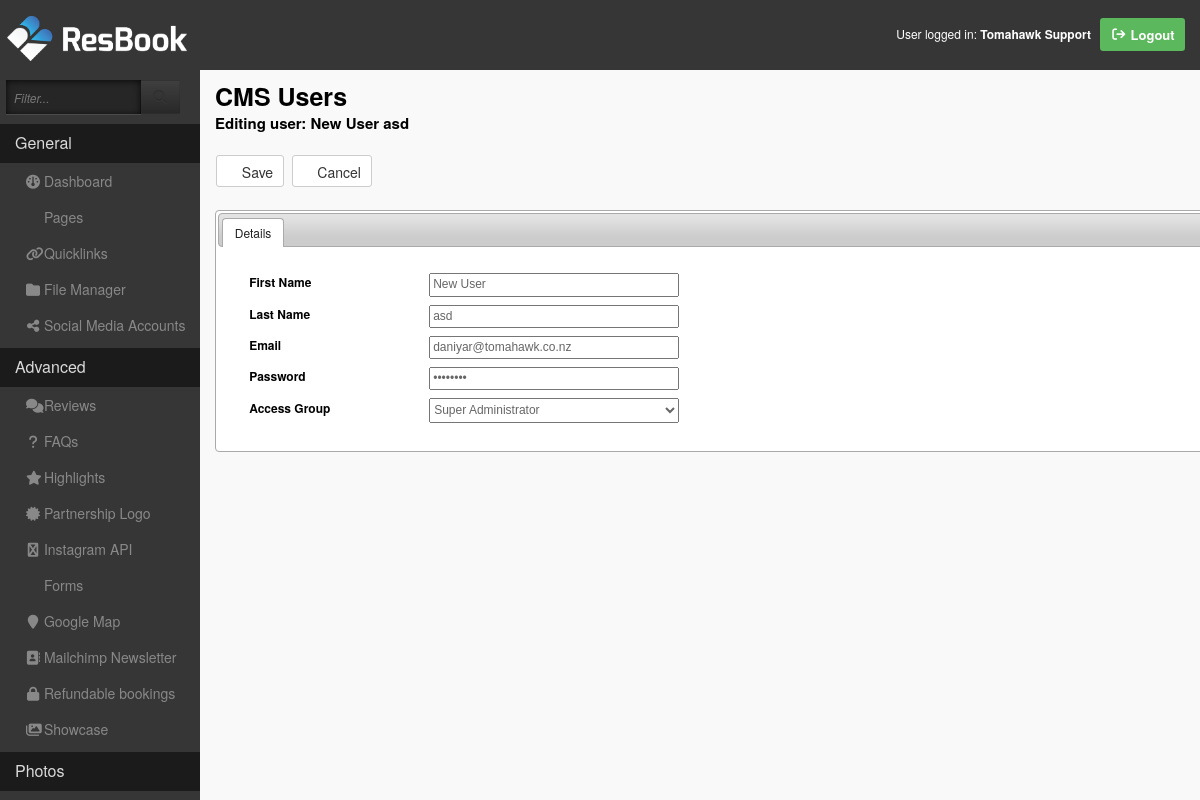
The app's page /jmcr-cms/?do=users&action=edit&id=25 (signed in) with its own data.
### tables this page shows
CREATE TABLE `cms_users` (
  `user_id` int(11) NOT NULL COMMENT 'Primary key for user',
  `user_fname` varchar(45) NOT NULL COMMENT 'User''s firstname',
  `user_lname` varchar(45) DEFAULT NULL COMMENT 'User''s lastname',
  `user_pass` varchar(255) DEFAULT NULL COMMENT 'User''s password (recommended as being sha256)',
  `user_email` varchar(100) DEFAULT NULL COMMENT 'User''s email address',
  `last_login_date` datetime DEFAULT NULL,
  `access_id` int(11) DEFAULT 1 COMMENT 'User''s rights - whether they are admin, banned, general user etc. This is totally customisable and is up to the programmer.'
);

### functions/func_db.php (called while the page is built, shortened)
<?php
function runQuery($sql)
{
	global $cConnection, $dedicatedConn;
  	$dedicatedConn = mysqli_connect($cConnection->m_ServerName, $cConnection->m_UserName, $cConnection->m_Password, $cConnection->m_DatabaseName);
	mysqli_query($dedicatedConn, "SET names utf8;");
	$result = mysqli_query($dedicatedConn, $sql);
	if ($result) {
		return $result;
	} else {
		$GLOBALS["error"] = "Lookup failed: " . mysqli_error($dedicatedConn) . $sql;
		return false;
	}
}
function fetchRow($sql)
{
  $result = runQuery($sql);
	if ($result !== '' && $result !== '0') {
		return mysqli_fetch_assoc($result);
	}
	return false;
}
function fetchAll($sql)
{
	$result 		= runQuery($sql);
	$arrOutput 	= [];
	while ($row = mysqli_fetch_assoc($result)){
		$arrOutput[] = $row;
	}
	return $arrOutput;
}

### functions/func_core.php (the view, shortened to what this page needs)
<?php
function requestVar(mixed $var)
{
  $output = $_POST[$var] ?? '';
  if(empty($output))
  {
    $output = $_GET[$var] ?? '';
  }
  return (empty($output)) ? null : $output;
}
function createItemList($sql, $selected='')
{
	$html = '';
	if($sql !== '' && $sql !== '0') {
		$items = fetchAll($sql);
		foreach ($items as $item) {
				$itemInd   = $item['ind'];
				$itemLabel = $item['label'];
				$isSelected = ($itemInd == $selected) ? ' selected="selected"' : '';
				$html .= '<option value="'.$itemInd.'"'.$isSelected.'>';
				$html .= $itemLabel;
				$html .= '</option>';
			}
	}
	return $html;
}
?>

### jmcr-cms/modules/users/views/content.php
<?php
$accessGroupView = 'Sorry, but you can not change your own access group';
if ($userId != USER_ID) {
  $sqlAccessGroup = "SELECT `access_id` AS ind,
      `access_name` AS label
    FROM `cms_accessgroups`";
  $accessGroupView = '<select name="access_id" id="access_id"
    style="width:250px">
      '.createItemList($sqlAccessGroup, $userAccessId).'
    </select>';
}
$tabDetailsContent = '<table width="100%" border="0" cellspacing="0" cellpadding="4">
    <tr>
      <td width="180">
        <label for="user_fname">First Name</label>
      </td>
      <td>
        <input type="text" name="user_fname" id="user_fname" value="'.$userFirstName.'" style="width:250px;" />
      </td>
    </tr>
    <tr>
      <td width="180">
        <label for="user_lname">Last Name</label>
      </td>
      <td>
        <input type="text" name="user_lname" id="user_lname" value="'.$userLastName.'" style="width:250px;" />
      </td>
    </tr>
    <tr>
      <td width="180">
        <label for="user_email">Email</label>
      </td>
      <td>
        <input name="user_email" type="text" id="user_email" value="'.$userEmail.'" style="width:250px;" />
      </td>
    </tr>
    <tr>
      <td width="180">
        <label for="user_pass">Password</label>
      </td>
      <td>
        <input name="user_pass" type="password" id="user_pass"
         value="********" style="width:250px;" onClick="this.value=\'\';"/>
      </td>
    </tr>
    <tr>
      <td width="180">
        <label for="access_id">Access Group</label>
      </td>
      <td>'.$accessGroupView.'</td>
    </tr>
  </table>';
?>

### jmcr-cms/css/styles_dark.css (style rules this page uses)
* { position: relative; }
html, body { height: 100%; }
body { margin-left: 0px; margin-top: 0px; margin-right: 0px; margin-bottom: 0px; background-color: #F9F9F9; font-family: 'sans-serif', Verdana, Arial, Helvetica, sans-serif; font-family: "Helvetica Neue", Helvetica, Arial, sans-serif; font-size: 12px; color: #666666; }
.ui-widget, label { font-family: inherit !important; font-size: inherit !important; }
label[for] { cursor: pointer; }
#container { min-height: 100%; position: relative; }
td { font-size: 12px !important; color: #000000; }
input { color: #666666; font-size: 14px; }
select { color: #666666; font-size: 14px; }
#logo { margin: 5px 0 0 0; }
#logo_wrap { padding: 3px 7px 7px 7px; height: 70px; background: #363636; }
#logo_wrap img { max-width: 100%; }
#header_wrap { background: #363636; height: 70px; width: 100%; position: fixed; top: 0; left: 0; z-index: 5; }
.content-wrapper { padding-top: 100px; }
.content-wrapper.xl { padding-top: 135px; }
.content-wrapper>.col-md-10 { margin-top: 10px; padding-top: 70px; }
#filter-bar { padding: 10px 20px 10px 6px; }
#filter-bar .form-control { padding: 3px 8px; -webkit-border-radius: 0; border-radius: 0; -webkit-box-shadow: rgba(255, 255, 255, 0.1) 0 1px 0, rgba(0, 0, 0, 0.8) 0 1px 7px 0px inset; -moz-box-shadow: rgba(255, 255, 255, 0.1) 0 1px 0, rgba(0, 0, 0, 0.8) 0 1px 7px 0px inset; box-shadow: rgba(255, 255, 255, 0.1) 0 1px 0, rgba(0, 0, 0, 0.8) 0 1px 7px 0px inset; background: #202020; background-color: rgba(0, 0, 0, 0.3); border: 0; color: #fff; }
#search-btn { -webkit-border-radius: 0; border-radius: 0; color: #dadada; text-shadow: 0 -1px 0 rgba(0, 0, 0, 0.25); background-color: #363636; background-image: -moz-linear-gradient(top, #444, #222); background-image: -webkit-gradient(linear, 0 0, 0 100%, from(#444), to(#222)); background-image: -webkit-linear-gradient(top, #444, #222); background-image: -o-linear-gradient(top, #444, #222); background-image: linear-gradient(to bottom, #444, #222); background-repeat: repeat-x; border-color: #222 #222 #000; border-color: rgba(0, 0, 0, 0.1) rgba(0, 0, 0, 0.1) rgba(0, 0, 0, 0.25); }
.main-nav { position: absolute; top: 124px; bottom: 0px; overflow: auto; overflow-x: hidden; width: 100%; }
#loggedin { margin-top: 25px; }
#main-nav-holder { position: fixed; left: 0; top: 0; bottom: 0; background: #363636; overflow: hidden; z-index: 6; padding: 0; }
#module-actions { position: fixed; left: 0; top: 70px; width: 100%; z-index: 5; }
#module-actions>.col-md-10 { background: #F9F9F9; }
select { height: 25px; }
.btn ,.btn:hover { color: #333 !important; font-size: 14px !important; }

### records on screen
cms_users: user_fname "New User", user_lname "asd", user_email "daniyar@tomahawk.co.nz"

### other values on screen
$menu["group_label"] "General"
$menuItem["label"] "Dashboard"
$menuItem["label"] "Pages"
$menuItem["label"] "Quicklinks"
$menuItem["label"] "File Manager"
$menuItem["label"] "Social Media Accounts"
$menu["group_label"] "Advanced"
$menuItem["label"] "Reviews"
$menuItem["label"] "FAQs"
$menuItem["label"] "Highlights"
$menuItem["label"] "Partnership Logo"
$menuItem["label"] "Instagram API"
$menuItem["label"] "Forms"
$menuItem["label"] "Google Map"
$menuItem["label"] "Mailchimp Newsletter"
